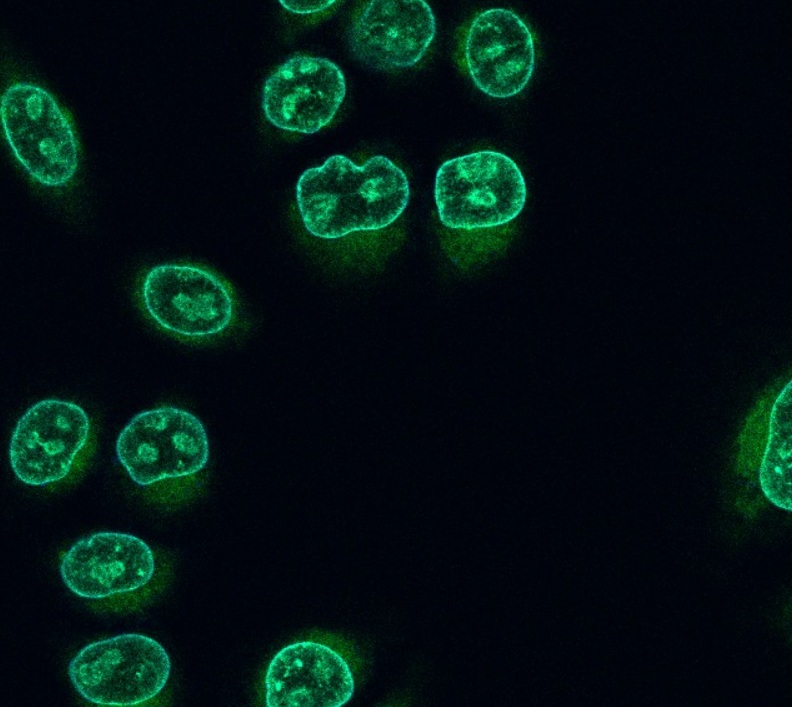
#> input picture HeLa_cells.jpg, 792 x 707 px
$ python part_3_a.py
#> lines starting #> are read from the running program, lines starting #| are printed output that depends on the picture; after the words box and inside, x2 and y2 are one past the last pixel; in counts of white or black regions, pixels touching at a corner belong together
#PART 3A
import numpy as np
import matplotlib.pyplot as plt
from skimage import io, color, filters, feature, morphology, exposure, transform, measure, segmentation, restoration
from scipy import ndimage as ndi

# load and resize
img = io.imread('HeLa_cells.jpg')
#> img is the input picture: shape (707, 792, 3); mean R, G, B 2, 19.9, 19
img_resized = transform.resize(img, (512, 512), anti_aliasing=True)

# convert to greyscale
img_grey = color.rgb2gray(img_resized)

#DENOISE
#enhance local contrast
img_eq = exposure.equalize_adapthist(img_grey, clip_limit=0.03)
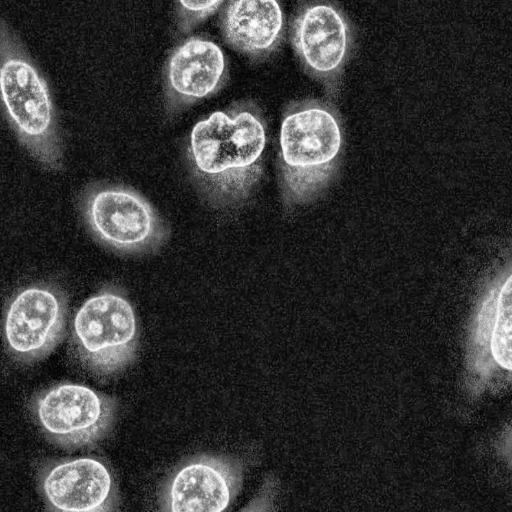
#> img_eq: shape (512, 512) float64; min 0, max 1, mean 0.208

#gaussian
noise_sigma = restoration.estimate_sigma(img_eq, channel_axis=None)
#> noise_sigma = 0.0156
sigma = np.clip(2 * noise_sigma * 255, 0.3, 3)
#> sigma = 3
img_smooth = filters.gaussian(img_eq, sigma=sigma)

#edges
edges = feature.canny(img_smooth)
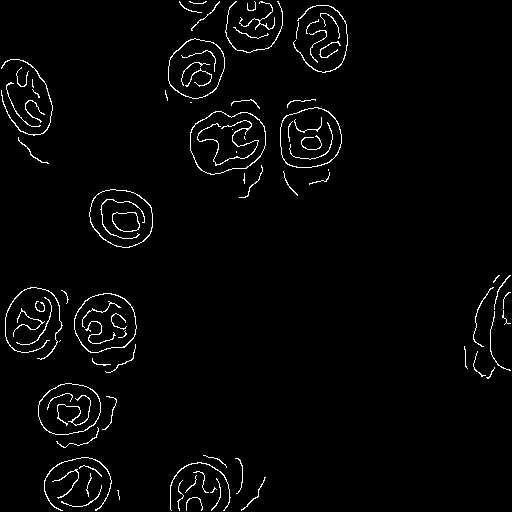
#> edges: shape (512, 512) bool; 2.4% white in thin lines or dots
plt.imshow(edges)

#thresholding
threshold_value = filters.threshold_otsu(img_smooth)
#> threshold_value = 0.364
binary = img_smooth > threshold_value
#> binary: shape (512, 512) bool; 18.5% white; 16 white regions, largest, box (x1, y1, x2, y2) and area: (188, 109, 267, 191) 4619, (278, 103, 343, 196) 4511, (71, 290, 137, 372) 4034

#remove small noise and fill small holes
binary_cleaned = ndi.binary_fill_holes(binary)
#> binary_cleaned: shape (512, 512) bool; 18.6% white; 16 white regions, largest, box (x1, y1, x2, y2) and area: (188, 109, 267, 191) 4908, (278, 103, 343, 196) 4511, (71, 290, 137, 372) 4034

selem = morphology.disk(max(1, int(min(img_eq.shape) / 200)))
binary_cleaned = morphology.opening(binary_cleaned, selem)
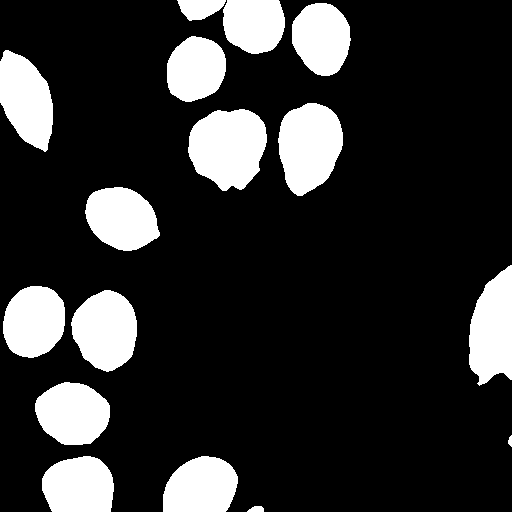
#> binary_cleaned: shape (512, 512) bool; 18.6% white; 16 white regions, largest, box (x1, y1, x2, y2) and area: (188, 109, 267, 191) 4904, (278, 103, 343, 196) 4508, (71, 290, 137, 372) 4031

#separate touching cells
distance = ndi.distance_transform_edt(binary_cleaned)
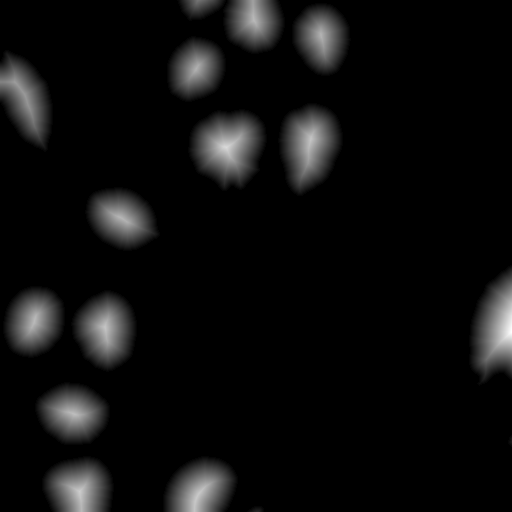
#> distance: shape (512, 512) float64; min 0, max 41.77, mean 2.2; drawn with min black and max white
smooth_sigma = max(1, int(min(img_eq.shape) / 300))
#> smooth_sigma = 1
distance_smooth = filters.gaussian(distance, sigma=smooth_sigma)
h_value = 0.4 * np.std(distance_smooth)
#> h_value = 2.32
distance_hmax = morphology.h_maxima(distance_smooth, h=h_value)
#> distance_hmax: shape (512, 512); values 0 (black) and 1 (white), 0.01% white in thin lines or dots
markers, _ = ndi.label(distance_hmax)
#> markers: shape (512, 512) int32; 17 distinct labels, from 0 to 16
labels = segmentation.watershed(-distance_smooth, markers, mask=binary_cleaned)
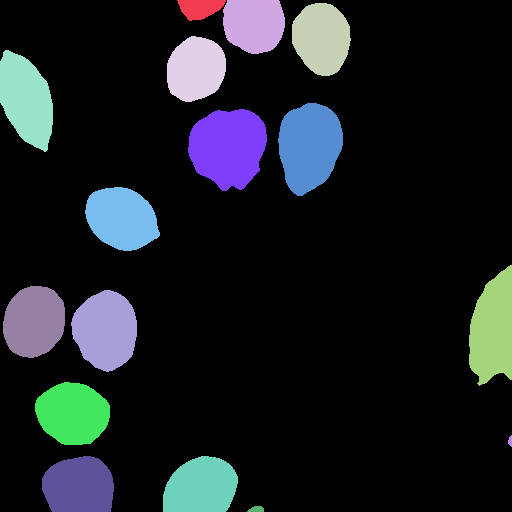
#> labels: shape (512, 512) int32; 17 distinct labels, from 0 to 16; one colour per label, 0 black

#remove boundary touching objects
labels_no_border = segmentation.clear_border(labels)
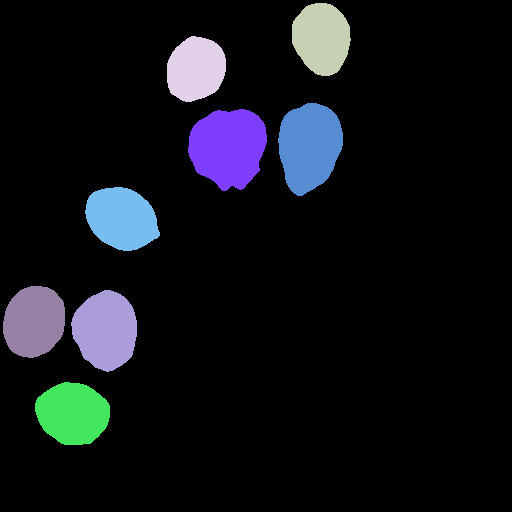
#> labels_no_border: shape (512, 512) int32; 9 distinct labels, from 0 to 12; one colour per label, 0 black

#count labelled regions
regions = measure.regionprops(labels_no_border)
#> regions = 8 regions; box (x1, y1, x2, y2) and area: (188, 109, 267, 191) 4904, (278, 103, 343, 196) 4508, (71, 290, 137, 372) 4031, (35, 382, 110, 445) 3622, (85, 187, 160, 251) 3570, (3, 286, 65, 358) 3559, (292, 3, 351, 76) 3309, (167, 36, 226, 102) 3046
cell_count = len(regions)
#> cell_count = 8

print(f"Total number of HeLa cells (excluding boundary cells): {cell_count}")
#| Total number of HeLa cells (excluding boundary cells): 8

#plotting
plt.figure(figsize=(10, 10))
plt.imshow(color.label2rgb(labels_no_border, bg_label=0))
plt.title(f'Final Segmentation (Count = {cell_count})')
plt.axis('off')
plt.tight_layout()
plt.show()
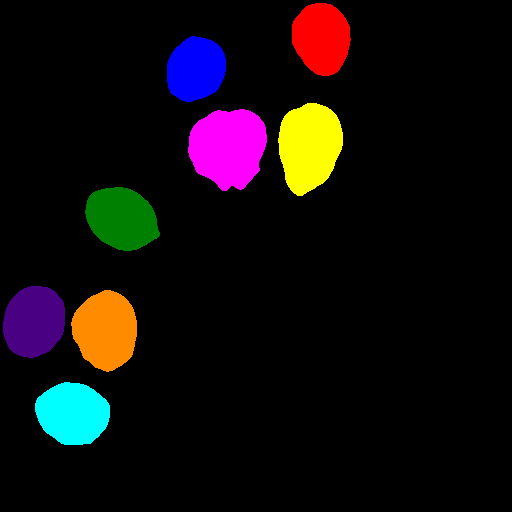
#> shown: shape (512, 512, 3) float64; mean R, G, B 0.0679, 0.0463, 0.0511
